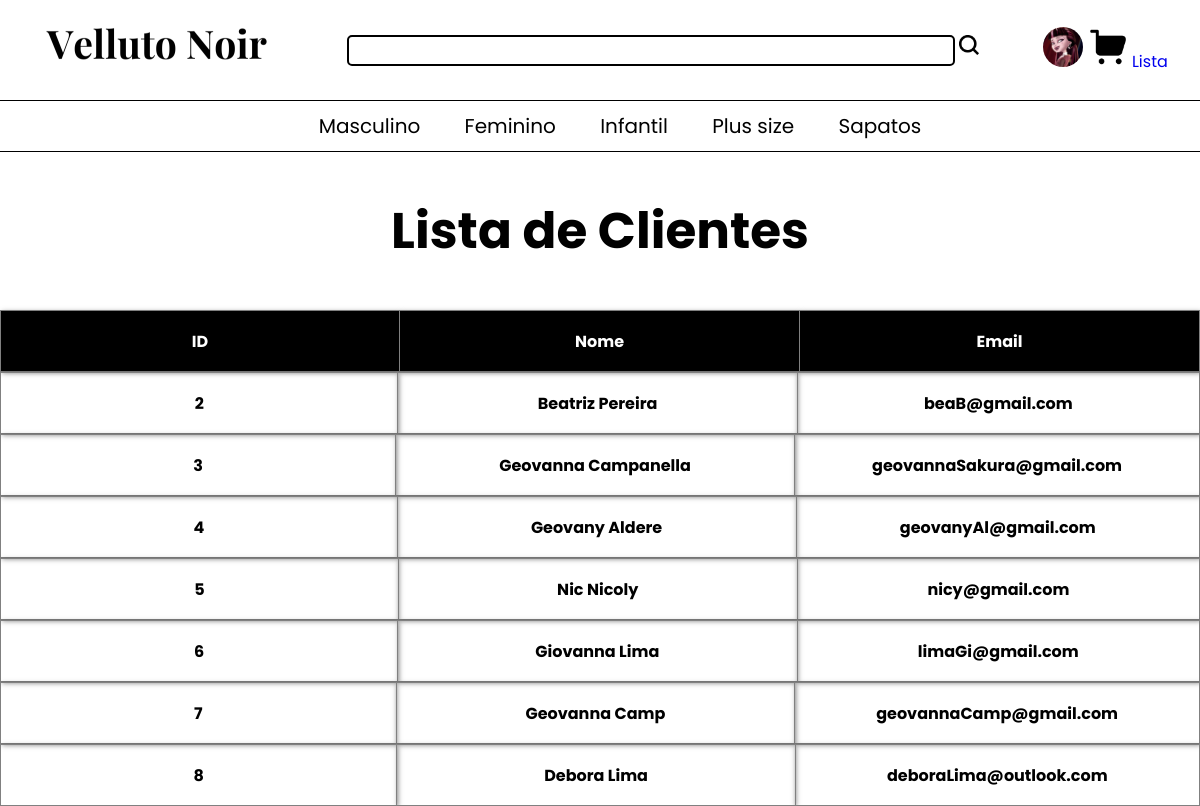
Screenshot of /listaCliente.php with the database file from the repository.
### tables this page shows
CREATE TABLE `tbcliente` (
  `idCliente` int(11) NOT NULL,
  `nomeCliente` varchar(200) DEFAULT NULL,
  `emailCliente` varchar(250) DEFAULT NULL,
  `senhaCliente` varchar(100) DEFAULT NULL,
  `cpfCliente` char(15) DEFAULT NULL,
  `foneCliente` char(15) DEFAULT NULL,
  `dataNascCliente` date DEFAULT NULL,
  `logradouroCliente` varchar(50) DEFAULT NULL,
  `numLogradouroCliente` int(8) DEFAULT NULL,
  `ufCliente` char(2) DEFAULT NULL,
  `cepCliente` char(8) DEFAULT NULL,
  `cidadeCliente` varchar(50) DEFAULT NULL,
  `complementoCliente` varchar(15) DEFAULT NULL,
  `bairroCliente` varchar(20) DEFAULT NULL,
  `nomeUsuarioCliente` varchar(100) NOT NULL
);

### POO/ClienteDao.php (the view, shortened to what this page needs)
<?php
    class ClienteDao{
        public function listarCliente(){
            include("conexao.php");
            $stmt = $pdo->prepare("select * from tbcliente limit 10");
            $stmt ->execute();
            echo "<h1> Lista de Clientes </h1>";
            echo "<table border='1'>
                    <tr class='headTable'>
                        <th>ID</th>
                        <th>Nome</th>
                        <th>Email</th>
                    </tr>";
            foreach ($stmt as $row){
                echo "<table border=''>
                        <tr>
                            <th>$row[0]</th>
                            <th>$row[1]</th>
                            <th>$row[2]</th>
                        </tr>";
            }
        }
    }
?>

### listaCliente.php (shortened to what this page needs)
<!DOCTYPE html>
<html lang="en">
<head>
    <link rel="stylesheet" href="CSS/style.css">
</head>
<body>
    <?php
        include("POO/ClienteDao.php");
        include("headerCadastrado.php");
        $cli = new ClienteDao();
        echo "<section class='listaDeClientes'>";
            $cli -> listarCliente();
        echo "</section>";
    ?>
</body>
</html>

### headerCadastrado.php (shortened to what this page needs)
<!DOCTYPE html>
<html lang="en">
<head>
    <link rel="stylesheet" href="CSS/style.css">
</head>
<body>
    <nav>
        <div class="divisaoMenu1">
            <a href="indexCadastrada.php" class="Logo1"> <img class="Logo2" src="./IMAGE/Logo2.png" /> </a>
            <div>
                <input class='barra' type="text">
                <img class='lupa' src='IMAGE/search.png' alt='pesquisa'>
            </div>
            <div>
                <a href="cliente.php"> <img class="logo" src="IMAGE/Dracu.jpg" style="border-radius: 50%;" alt="pessoa"> </a>
                <img class="logo" src="IMAGE/shopping-cart.png" alt="carrinho">
                <a href="listaCliente.php">Lista</a>
            </div>
        </div>
        <div class="divisaoMenu2">
            <ul>
                <li><a class="categoria" href="#">Masculino</a></li>
                <li><a class="categoria" href="#">Feminino</a></li>
                <li><a class="categoria" href="#">Infantil</a></li>
                <li><a class="categoria" href="#">Plus size</a></li>
                <li><a class="categoria" href="#">Sapatos</a></li>
            </ul>
        </div>
    </nav>
</body>
</html>

### CSS/style.css (style rules this page uses)
body { background-color: rgb(255, 255, 255); margin: 0; padding: 0; font-family: 'Poppins'; }
a { text-decoration: none; }
.divisaoMenu1 { height: 100px; width: 100%; display: flex; justify-content: space-around; align-items: center; border-bottom: solid 1px black; text-align: center; }
.barra { border-radius: 5px; border: 2px solid rgb(0, 0, 0); width: 600px; height: 25px; }
.divisaoMenu2 { height: 50px; width: 100%; display: flex; border-bottom: solid 1px black; align-items: center; text-align: center; justify-content: center; }
li { display: inline-block; margin: 0 20px; font-size: 20px; transition: 1s; }
.categoria { color: #000; }
img.Logo2 { width: 250px; }
.lupa { height: 20px; width: 20px; }
.logo { height: 40px; width: 40px; }

### POO/ClienteDao.php (style rules this page uses)
h1 { text-align: center; font-size: 50px; }
table { border-collapse: collapse; margin: auto; }
th { box-shadow: 1px 1px 5px rgba(0, 0, 0, 0.5); padding: 5px; height: 50px; width: 400px; }
.headTable { background-color: black; color: white; }

### rows the page displays
tbcliente: idCliente "2", nomeCliente "Beatriz Pereira", emailCliente "beaB@gmail.com"
tbcliente: idCliente "3", nomeCliente "Geovanna Campanella", emailCliente "geovannaSakura@gmail.com"
tbcliente: idCliente "4", nomeCliente "Geovany Aldere", emailCliente "geovanyAl@gmail.com"
tbcliente: idCliente "5", nomeCliente "Nic Nicoly", emailCliente "nicy@gmail.com"
tbcliente: idCliente "6", nomeCliente "Giovanna Lima", emailCliente "limaGi@gmail.com"
tbcliente: idCliente "7", nomeCliente "Geovanna Camp", emailCliente "geovannaCamp@gmail.com"
tbcliente: idCliente "8", nomeCliente "Debora Lima", emailCliente "deboraLima@outlook.com"
